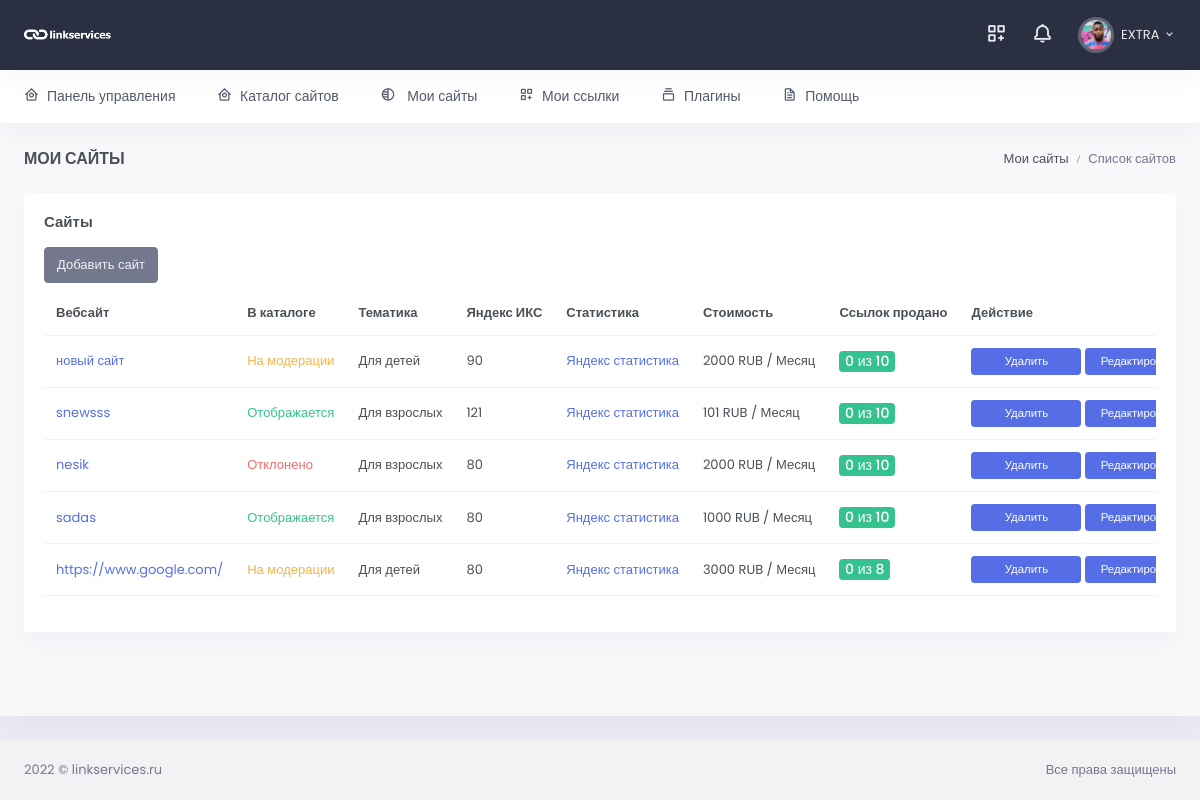
The app's page /my-sites/ (signed in), older data.
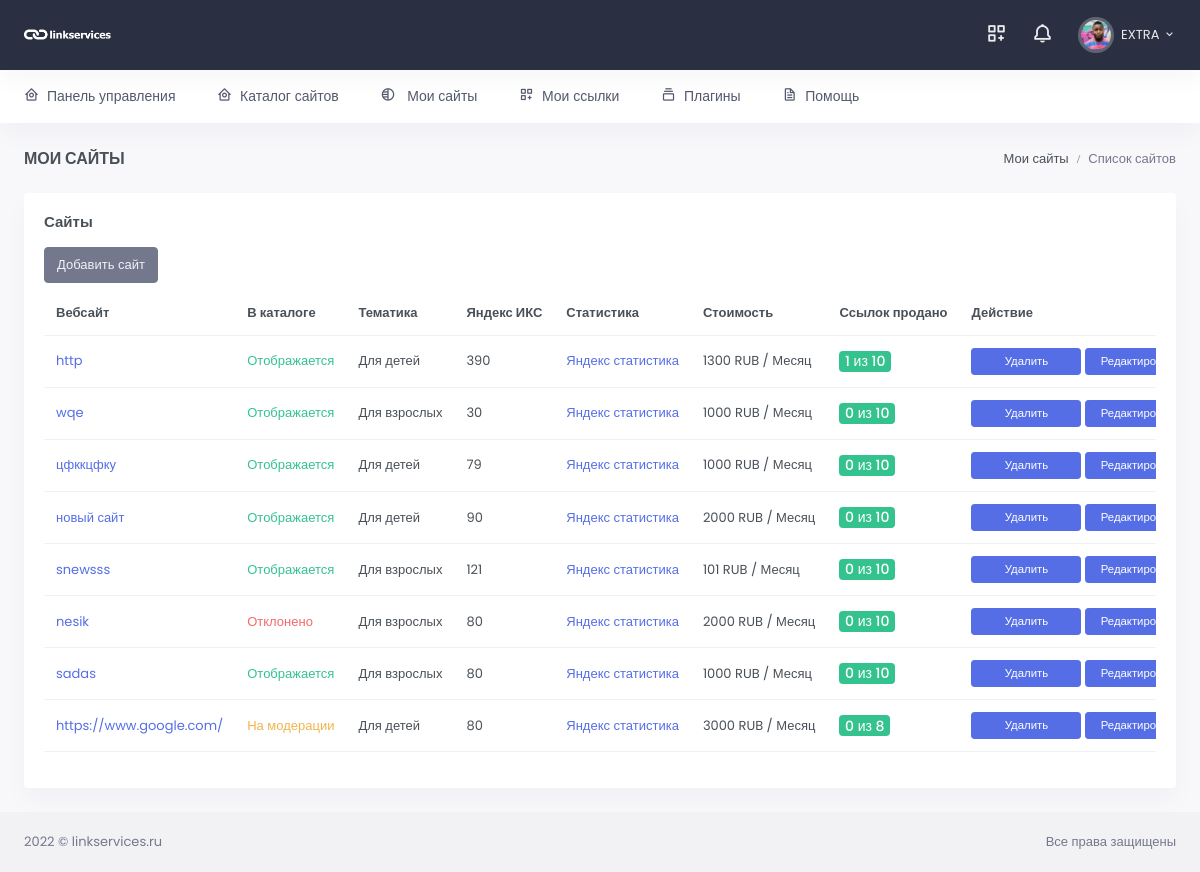
The same page, newer data.
### site_app/models.py (models this page shows, shortened)
class WebSite(models.Model):
    MODERATION = 'На модерации'
    PUBLISHED = 'Опубликовано'
    REJECTED = 'Отклонено'
    STATUS_CHOICES = (
        (MODERATION, 'На модерации'),
        (PUBLISHED, 'Опубликовано'),
        (REJECTED, 'Отклонено')
    )
    url = models.CharField(max_length=255, verbose_name='url сайта')
    user = models.ForeignKey(Profile, related_name='user_website', on_delete=models.CASCADE,
                             max_length=100, blank=True, null=True, verbose_name='email заказчика')
    category = models.ForeignKey(Category, on_delete=models.CASCADE, verbose_name='Тематика')
    price = models.IntegerField(verbose_name='Цена')
    status = models.CharField(max_length=20, choices=STATUS_CHOICES, default=MODERATION, verbose_name='Статус')
    total_link = models.IntegerField(verbose_name='Всего ссылок', blank=True, null=True)
    yandex_x = models.IntegerField(verbose_name='Яндекс Икс', blank=True, null=True)
    yandex_stat = models.CharField(max_length=255, verbose_name='Яндекс статистика')
    increase = models.PositiveIntegerField(verbose_name='Наценка %', default=50, blank=True, null=True)
    password_yandex = models.CharField(max_length=250, verbose_name='Пароль от статистики', blank=True, null=True)
    created = models.DateTimeField(auto_now_add=True, verbose_name='Добавлено')
    update = models.DateTimeField(auto_now=True, verbose_name='Изменено')
    class Meta:
        verbose_name = 'Сайт'
        verbose_name_plural = 'Сайты'
        ordering = ('-created',)

class Category(models.Model):
    name = models.CharField(max_length=200, verbose_name='Тематика')
    slug = models.SlugField()
    def __str__(self):
        return self.name
    class Meta:
        verbose_name = 'Тематика'
        verbose_name_plural = 'Тематики'
        ordering = ('name',)

### site_app/views.py (the view)
# urls.py: path('', MySites.as_view(), name='my-sites'),
class MySites(LoginRequiredMixin, ListView):
    template_name = 'site_app/mysites.html'
    model = WebSite
    context_object_name = 'website'
    paginate_by = 10
    def get_queryset(self):
        return WebSite.objects.filter(user=self.request.user.profile). \
            select_related('category')

### site_app/templates/site_app/mysites.html (shortened to what this page needs)
{% extends 'base.html' %}
{% load static %}
{% block content %}
<div id="layout-wrapper">
<div class="main-content">
    <div class="page-content">
        <div class="container-fluid">
            <div class="row">
                <div class="col-12">
                    <div class="page-title-box d-sm-flex align-items-center justify-content-between">
                        <h4 class="mb-sm-0 font-size-18">Мои сайты</h4>
                        <div class="page-title-right">
                            <ol class="breadcrumb m-0">
                                <li class="breadcrumb-item"><a href="javascript: void(0);">Мои сайты</a></li>
                                <li class="breadcrumb-item active">Список сайтов</li>
                            </ol>
                        </div>
                    </div>
                </div>
            </div>
            <div class="row">
                <div class="col-12">
                    <div class="card">
                        <div class="card-body">
                            <h4 class="card-title mb-3">Сайты</h4>
                            <div class="row mb-2">
                                <a href="{% url 'add-site' %}">
                                    <div class="btn btn-secondary">
                                        Добавить сайт
                                    </div>
                                </a>
                            </div>
                            <div class="table-responsive">
                                <table class="table align-middle table-nowrap">
                                    <thead>
                                    <tr>
                                        <th>Вебсайт</th>
                                        <th>В каталоге</th>
                                        <th>Тематика</th>
                                        <th>Яндекс ИКС</th>
                                        <th>Статистика</th>
                                        <th>Стоимость</th>
                                        <th>Ссылок продано</th>
                                        <th>Действие</th>
                                    </tr>
                                    </thead>
                                    <tbody>
                                    {% for item in website  %}
                                    {% include 'site_app/partials/itemsite.html' %}
                                    {% endfor %}
                                        </tbody>
                                    </table>
                                </div>
                            </div>
                        </div>
                    </div>
                </div>
            </div>
        </div>
</div>
</div>
{% endblock %}

### site_app/templates/site_app/partials/itemsite.html (shortened to what this page needs)
<tr xmlns="http://www.w3.org/1999/html">
    <td><a href="{{ item.url }}">{{ item.url }}</a></td>
    <td>
        {% if item.status == 'Опубликовано' %}
        <span class="text-success">Отображается</span>
        {% elif item.status == 'Отклонено' %}
        <span class="text-danger">Отклонено</span>
        {% else %}
        <span class="text-warning">На модерации</span>
        {% endif %}
    </td>
    <td>{{ item.category }}</td>
    <td>{{ item.yandex_x }}</td>
    <td><a href="{{ item.yandex_stat }}" target="_blank">Яндекс
        статистика</a></td>
    <td>{{ item.price }} RUB / Месяц</td>
    <td><span
            class="badge bg-success font-size-14 count-links-in-catalog">{{ item.link_set.count }} из {{ item.total_link }}</span>
    </td>
    <td>
            <a class="btn btn-primary btn-sm w-md"
               data-bs-toggle="modal"
               data-bs-target="#staticBackdrop{{ item.id }}">Удалить</a>
        <a href="{% url 'update-site' item.id %}" class="btn btn-primary btn-sm w-md">Редактировать</a>
    </td>
</tr>

Row changes from the older to the newer data that the page shows:
added WebSite: url "http", status "Отображается", category "Для детей", yandex_x "390", price "1300", link_set.count "1", total_link "10"
added WebSite: url "wqe", status "Отображается", category "Для взрослых", yandex_x "30", price "1000", link_set.count "0", total_link "10"
added WebSite: url "цфккцфку", status "Отображается", category "Для детей", yandex_x "79", price "1000", link_set.count "0", total_link "10"
changed WebSite "новый сайт": status "На модерации" → "Отображается"
